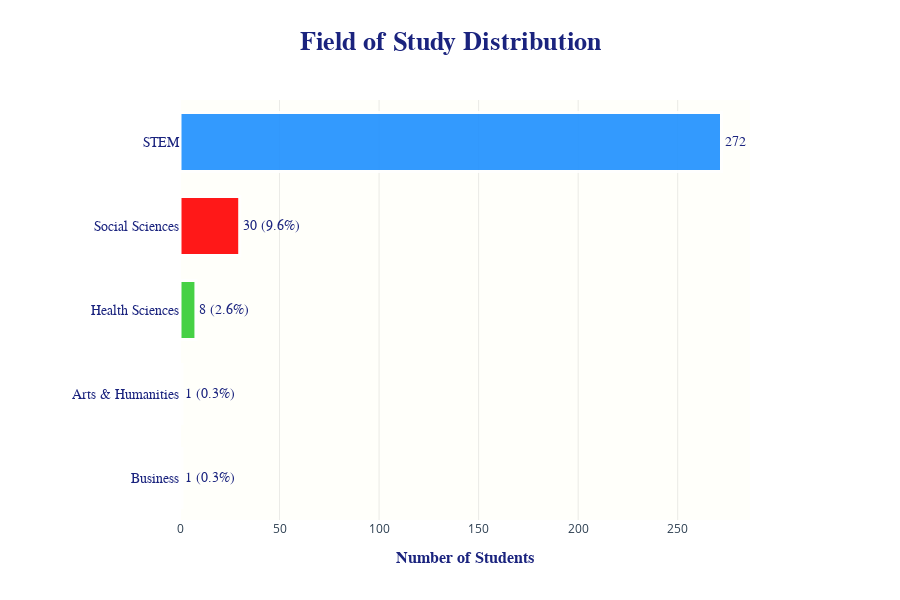

Notebook code for this chart:
### Code cell
# Cell 4: Field of Study - CLEANED VERSION
import pandas as pd
import plotly.graph_objects as go

# Load data
df = pd.read_csv('Cleaned_Form_Responses.csv')

# Map field of study codes
field_mapping = {
    1: 'Arts & Humanities',
    2: 'Business',
    3: 'Health Sciences',
    4: 'STEM',
    5: 'Social Sciences'
}
df['Field_Label'] = df['Field_of_Study'].map(field_mapping)

# Count and sort
field_counts = df['Field_Label'].value_counts().sort_values(ascending=True)
field_pct = (field_counts / len(df) * 100).round(1)

# Define specific colors for each field of study
field_colors = {
    'Arts & Humanities': 'gold',
    'Business': 'deeppink',
    'Health Sciences': 'limegreen',
    'STEM': 'dodgerblue',
    'Social Sciences': 'red'
}

# Create horizontal bars
fig = go.Figure()

for field, count in field_counts.items():
    pct = field_pct[field]
    color = field_colors[field]
    
    fig.add_trace(go.Bar(
        y=[field],
        x=[count],
        orientation='h',
        name=field,
        marker=dict(
            color=color,
            line=dict(color='white', width=3),
            opacity=0.9
        ),
        text=f"{count} ({pct}%)",
        textposition='outside',
        textfont=dict(size=14, color='#1A237E', family='Arial Black'),
        hovertemplate=f'<b>{field}</b><br>' +
                      f'<b>Students:</b> {count}<br>' +
                      f'<b>Percentage:</b> {pct}%<br>' +
                      f'<b>Click to highlight!</b><br>' +
                      '<extra></extra>',
        width=0.7
    ))

# Customize layout with gradient background
fig.update_layout(
    title={
        'text': '<b>Field of Study Distribution</b>',
        'x': 0.5,
        'xanchor': 'center',
        'font': {'size': 26, 'color': '#1A237E', 'family': 'Arial Black'}
    },
    xaxis=dict(
        title=dict(
            text='<b>Number of Students</b>',
            font=dict(size=16, color='#1A237E', family='Arial Black')
        ),
        showgrid=True,
        gridcolor='rgba(150,150,150,0.2)',
        tickfont=dict(size=12, color='#2C3E50')
    ),
    yaxis=dict(
        title='',
        tickfont=dict(size=14, color='#1A237E', family='Arial Black'),
        showgrid=False
    ),
    plot_bgcolor='rgba(255, 255, 245, 0.5)',
    paper_bgcolor='white',
    showlegend=False,
    height=600,
    margin=dict(l=180, r=150),
    hoverlabel=dict(
        bgcolor="white",
        font_size=14,
        font_family="Arial",
        bordercolor='#1A237E'
    )
)

fig.show()

### Figure 1 — Plotly figure (JSON) as saved in the notebook; plotly's stock layout.template omitted (floating-point values rounded to 4 significant figures)
{"data": [{"hovertemplate": "<b>Business</b><br><b>Students:</b> 1<br><b>Percentage:</b> 0.3%<br><b>Click to highlight!</b><br><extra></extra>", "marker": {"color": "deeppink", "line": {"color": "white", "width": 3}, "opacity": 0.9}, "name": "Business", "orientation": "h", "text": "1 (0.3%)", "textfont": {"color": "#1A237E", "family": "Arial Black", "size": 14}, "textposition": "outside", "type": "bar", "width": 0.7, "x": [1], "y": ["Business"]}, {"hovertemplate": "<b>Arts & Humanities</b><br><b>Students:</b> 1<br><b>Percentage:</b> 0.3%<br><b>Click to highlight!</b><br><extra></extra>", "marker": {"color": "gold", "line": {"color": "white", "width": 3}, "opacity": 0.9}, "name": "Arts & Humanities", "orientation": "h", "text": "1 (0.3%)", "textfont": {"color": "#1A237E", "family": "Arial Black", "size": 14}, "textposition": "outside", "type": "bar", "width": 0.7, "x": [1], "y": ["Arts & Humanities"]}, {"hovertemplate": "<b>Health Sciences</b><br><b>Students:</b> 8<br><b>Percentage:</b> 2.6%<br><b>Click to highlight!</b><br><extra></extra>", "marker": {"color": "limegreen", "line": {"color": "white", "width": 3}, "opacity": 0.9}, "name": "Health Sciences", "orientation": "h", "text": "8 (2.6%)", "textfont": {"color": "#1A237E", "family": "Arial Black", "size": 14}, "textposition": "outside", "type": "bar", "width": 0.7, "x": [8], "y": ["Health Sciences"]}, {"hovertemplate": "<b>Social Sciences</b><br><b>Students:</b> 30<br><b>Percentage:</b> 9.6%<br><b>Click to highlight!</b><br><extra></extra>", "marker": {"color": "red", "line": {"color": "white", "width": 3}, "opacity": 0.9}, "name": "Social Sciences", "orientation": "h", "text": "30 (9.6%)", "textfont": {"color": "#1A237E", "family": "Arial Black", "size": 14}, "textposition": "outside", "type": "bar", "width": 0.7, "x": [30], "y": ["Social Sciences"]}, {"hovertemplate": "<b>STEM</b><br><b>Students:</b> 272<br><b>Percentage:</b> 87.2%<br><b>Click to highlight!</b><br><extra></extra>", "marker": {"color": "dodgerblue", "line": {"color": "white", "width": 3}, "opacity": 0.9}, "name": "STEM", "orientation": "h", "text": "272 (87.2%)", "textfont": {"color": "#1A237E", "family": "Arial Black", "size": 14}, "textposition": "outside", "type": "bar", "width": 0.7, "x": [272], "y": ["STEM"]}], "layout": {"height": 600, "hoverlabel": {"bgcolor": "white", "bordercolor": "#1A237E", "font": {"family": "Arial", "size": 14}}, "margin": {"l": 180, "r": 150}, "paper_bgcolor": "white", "plot_bgcolor": "rgba(255, 255, 245, 0.5)", "showlegend": false, "title": {"font": {"color": "#1A237E", "family": "Arial Black", "size": 26}, "text": "<b>Field of Study Distribution</b>", "x": 0.5, "xanchor": "center"}, "xaxis": {"gridcolor": "rgba(150,150,150,0.2)", "showgrid": true, "tickfont": {"color": "#2C3E50", "size": 12}, "title": {"font": {"color": "#1A237E", "family": "Arial Black", "size": 16}, "text": "<b>Number of Students</b>"}}, "yaxis": {"showgrid": false, "tickfont": {"color": "#1A237E", "family": "Arial Black", "size": 14}, "title": {"text": ""}}}}
